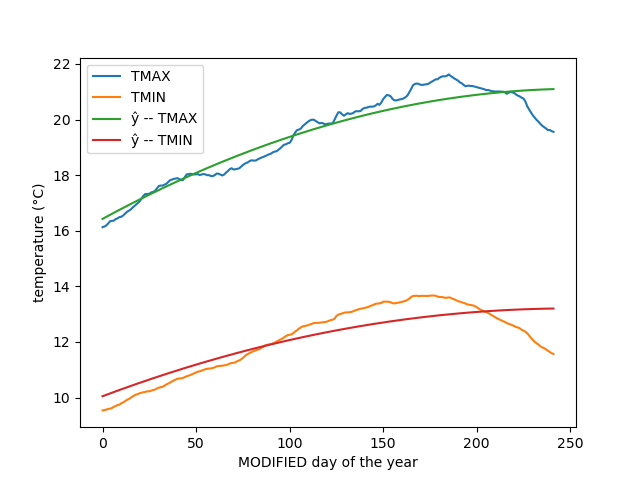

Source code (Python):
print("\n")

import matplotlib.pyplot as plt    # version 3.4.0
import numpy as np    # version 1.22.2
import pandas as pd    # version 1.4.0
np.random.seed(0)    # For repeatability

class Dense_Layer:
    def __init__(self, n_inputs, n_neurons):
        self.weights = 0.01 * np.random.randn(n_inputs, n_neurons)
        self.biases = np.zeros([1, n_neurons])

    def forward(self, inputs):    # inputs is X
        self.inputs = inputs
        self.outputs = np.dot(inputs, self.weights) + self.biases

    def backward(self, dvalues):    # dvalues is .dinputs from cost function
        self.dweights = np.dot(self.inputs.T, dvalues)
        self.dbiases = np.sum(dvalues, axis=0, keepdims=True)

class MSE_Cost:
    def forward(self, y_pred, y_true):
        return np.mean(np.square(y_pred - y_true))

    def backward(self, y_pred, y_true):
        self.dinputs = (2 / y_pred.size) * (y_pred - y_true)

class SGD_Optimizer:
    def __init__(self, learning_rate):
        self.lr = learning_rate
    
    def update_params(self, layer):    # dense layer
        layer.weights += self.lr * -layer.dweights
        layer.biases += self.lr * -layer.dbiases


dataset = pd.read_csv("2639600.csv")
dataset = dataset.drop(labels=['STATION', 'NAME', 'DATE'], axis=1)
datset = dataset.to_numpy()

LENGTH_OF_MOVING_AVERAGE = 125
modified = np.empty([(len(datset)-LENGTH_OF_MOVING_AVERAGE)+1, 2])
for i in range(len(modified)):
    modified[i] = np.mean(dataset[i:i+125], axis=0)

X = np.expand_dims(np.array(range(len(modified))), axis=1)
y = modified.copy()

# add in x^2 input feature
X = np.hstack((X, np.square(X)))

def normalize(X, min=0):
    X = (X - X.min(axis=0)) / (X.max(axis=0) - X.min(axis=0))    # normalize to [0, 1] range
    if min == -1:    # if the minimum value for the range is -1 (assuming [-1, 1] range)
        X = (2 * X) - 1
    return X

X = normalize(X, min=-1)    # normalize data to [-1, 1] range

model = Dense_Layer(2, 2)    # two input features, 2 neurons (output features)
mse = MSE_Cost()    # define cost function
optimizer = SGD_Optimizer(0.1)    # learning rate of 0.1

model.forward(X)
print("Initial Cost:", mse.forward(model.outputs, y))

for epochs in range(100):
    # forward pass
    model.forward(X)
    cost = mse.forward(model.outputs, y)
    if epochs % 10 == 0:
        print(cost)

    # backward pass
    mse.backward(model.outputs, y)
    model.backward(mse.dinputs)
    optimizer.update_params(model)

# Check New Cost
model.forward(X)
cost = mse.forward(model.outputs, y)
print("Final Cost:", cost)

fig = plt.figure()    # create a graphing space
# plot correct values
plt.plot(y[:, 0], label="TMAX")
plt.plot(y[:, 1], label="TMIN")

# plot predicted values
plt.plot(model.outputs[:, 0], label="ŷ -- TMAX")
plt.plot(model.outputs[:, 1], label="ŷ -- TMIN")

# customization
plt.xlabel("MODIFIED day of the year")
plt.ylabel("temperature (°C)")
plt.legend()

# Save and Close Graph
fig.savefig("QR.png")
plt.close()

print("\n")
